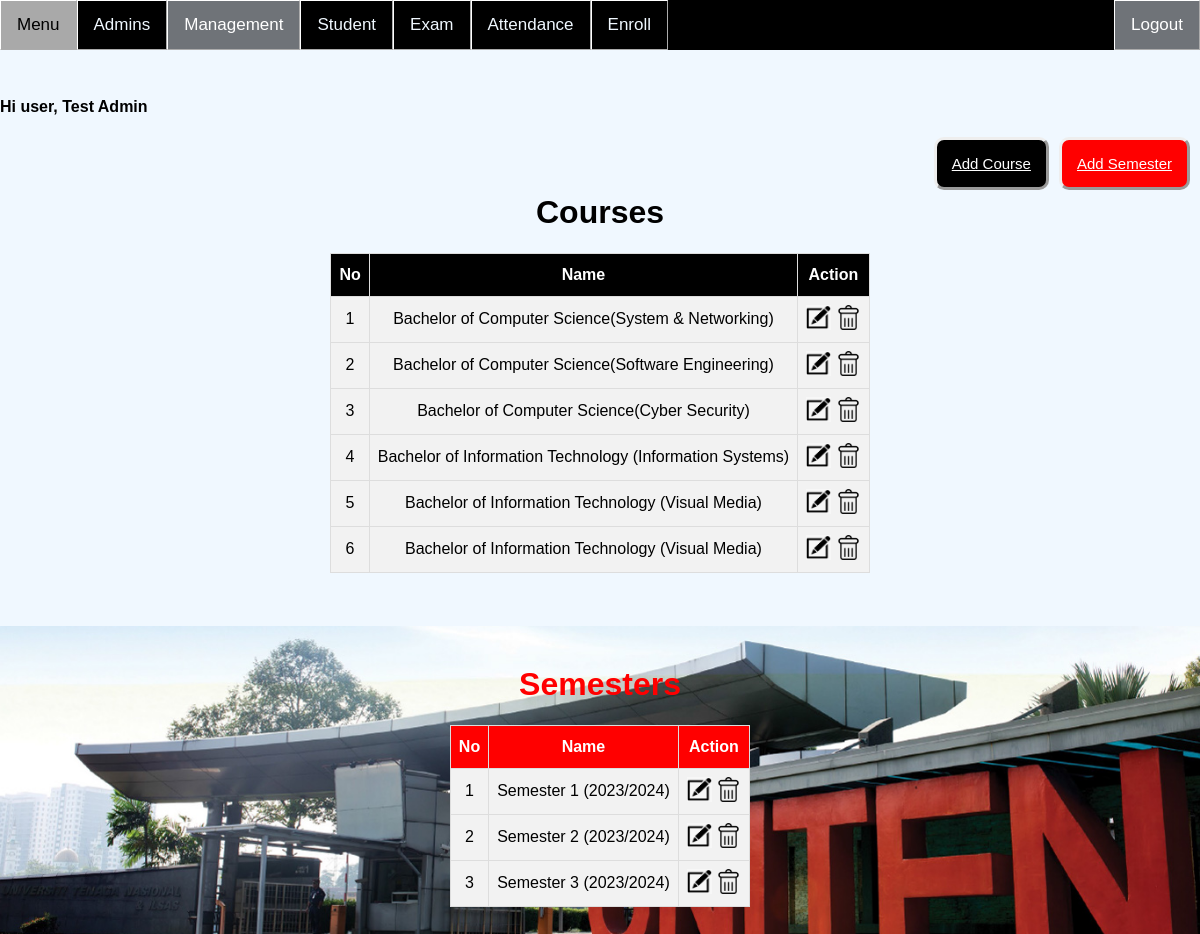
The page /Admin/Management.php (signed in) on the database its author committed.
### tables this page shows
CREATE TABLE `course` (
  `id` int(11) NOT NULL,
  `name` varchar(255) NOT NULL
);

CREATE TABLE `semester` (
  `id` int(11) NOT NULL,
  `name` varchar(255) NOT NULL
);

### Admin/Management.php (the view, shortened to what this page needs)
<?php
if(isset ($_SESSION["userId"]))
{	include "Header.php";
	?>
<!DOCTYPE html>
<html>
<head>
</head>
<body>
	<a style="float:right;margin-right:10px;background-color:red;" href="SemesterAdd.php" class="btn">Add Semester</a>
	<a style="float:right;margin-right:10px" href="CourseAdd.php" class="btn">Add Course</a><br><br>
	<h1 align="center">Courses</h1>
<?php
	$queryGet = "SELECT * FROM course";
	$resultGet = mysqli_query($link,$queryGet);
	if(!$resultGet)
	{
		die ("Invalid Query - get Items List: ". mysqli_error($link));
	}
	else
	{?>
	<table id="table" border="1" align="center">
		<tr>
			<th>No</th>
			<th>Name</th>
			<th>Action</th>
		</tr>
		<form>
<?php	$no=1;
		if(mysqli_num_rows($resultGet)>0){
		while($row= mysqli_fetch_array($resultGet, MYSQLI_BOTH))
		{
			?>
			<tr>
				<td><?php echo $no;?></td>
				<td><?php echo $row['name']?></td>
				<td><a href="CourseEdit.php?id=<?php echo $row['id'];?>">
					<img border="0" alt="editB" src="../CSS/btn/editB.png" width="25" height="25"></a>
					<a href="Delete.php?courseID=<?php echo $row['id'];?>" onclick="return confirm('Are you sure?')">
					<img border="0" alt="editB" src="../CSS/btn/delB.png" width="25" height="25"></a></a>
				</td>
			</tr>
		<?php	$no++;}}
		else{
?>
			<tr>
				<td colspan="6">No Data</td>
			</tr>
		<?php	}?>
		</form>
	</table>
	<br><br><br><br>
<?php
	}
?>
	<h1 align="center" style="color:red;">Semesters</h1>
<?php
	$queryGet = "SELECT * FROM semester";
	$resultGet = mysqli_query($link,$queryGet);
	if(!$resultGet)
	{
		die ("Invalid Query - get Items List: ". mysqli_error($link));
	}
	else
	{?>
	<table id="table" border="1" align="center">
		<tr>
			<th style="background-color:red;">No</th>
			<th style="background-color:red;">Name</th>
			<th style="background-color:red;">Action</th>
		</tr>
		<form>
<?php	$no=1;
		if(mysqli_num_rows($resultGet)>0){
		while($row= mysqli_fetch_array($resultGet, MYSQLI_BOTH))
		{
			?>
			<tr>
				<td><?php echo $no;?></td>
				<td><?php echo $row['name']?></td>
				<td><a href="SemesterEdit.php?id=<?php echo $row['id'];?>">
					<img border="0" alt="editB" src="../CSS/btn/editB.png" width="25" height="25"></a>
					<a href="Delete.php?semesterID=<?php echo $row['id'];?>" onclick="return confirm('Are you sure?')">
					<img border="0" alt="editB" src="../CSS/btn/delB.png" width="25" height="25"></a></a>
				</td>
			</tr>
		<?php	$no++;}}
		else{
?>
			<tr>
				<td colspan="6">No Data</td>
			</tr>
		<?php	}?>
		</form>
	</table>
	<br><br><br><br>
<?php
	}
}
else	{
	echo "No session exists or session has expired. Please log in again ";
	echo "Page will be redirect in 5 seconds";
	header('Refresh: 5; ../Auth/Login.php');
}
?>
</body>
</html>

### CSS/topNav.css (style rules this page uses)
* { box-sizing: border-box; }
body { margin: 0; font-family: Arial, Helvetica, sans-serif; background-image: url("bc.jpg"); background-color:aliceblue; background-size: 100% ; background-repeat: no-repeat; background-attachment: fixed; background-position:90% 100%; position:absolute; top:10%; max-width: -webkit-fill-available; right: 0px; left: 0px; }
.btn { padding: 15px; font-size: 15px; color: white; background: black ; border-style: outset; border-radius: 10px; cursor: pointer; }
#table { font-family: "Trebuchet MS", Arial, Helvetica, sans-serif; border-collapse: collapse; }
#table td, #table th { border: 1px solid #ddd; padding: 8px; text-align: center; max-width: auto; }
#table tr { background-color: #f2f2f2; }
#table th { padding-top: 12px; padding-bottom: 12px; text-align: center; background-color: black; color: white; max-width: auto; background-position: center; }

### rows shown on the page
course: name "Bachelor of Computer Science(System & Networking)"
course: name "Bachelor of Computer Science(Software Engineering)"
course: name "Bachelor of Computer Science(Cyber Security)"
course: name "Bachelor of Information Technology (Information Systems)"
course: name "Bachelor of Information Technology (Visual Media)"
course: name "Bachelor of Information Technology (Visual Media)"
semester: name "Semester 1 (2023/2024)"
semester: name "Semester 2 (2023/2024)"
semester: name "Semester 3 (2023/2024)"

### other values the page prints
$_SESSION["name"] "Test Admin"
